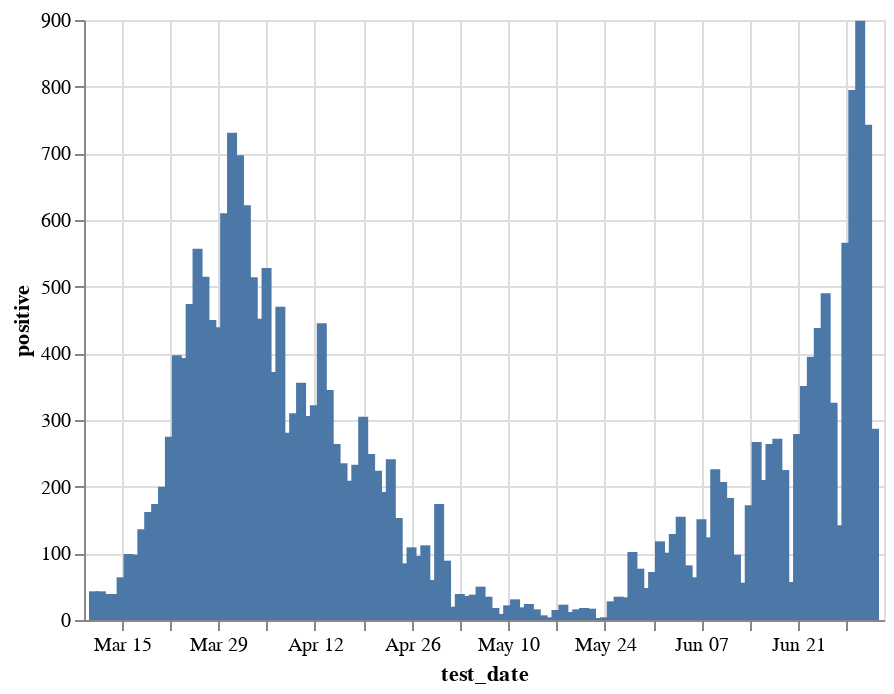

Source (notebook cell):
### Code cell
alt.Chart(pr.reset_index()).mark_bar().encode(
    x='test_date',
    y='positive',
    tooltip=['test_date', 'positive']
).interactive()

### Figure 1 — Vega-Lite specification as saved in the notebook (floating-point values rounded to 4 significant figures)
{"config": {"view": {"continuousWidth": 400, "continuousHeight": 300}}, "data": {"name": "data-35105ae2faa7345f87597afe2aa2b62a"}, "mark": "bar", "encoding": {"tooltip": [{"type": "temporal", "field": "test_date"}, {"type": "quantitative", "field": "positive"}], "x": {"type": "temporal", "field": "test_date"}, "y": {"type": "quantitative", "field": "positive"}}, "selection": {"selector009": {"type": "interval", "bind": "scales", "encodings": ["x", "y"]}}, "$schema": "https://vega.github.io/schema/vega-lite/v4.8.1.json", "datasets": {"data-35105ae2faa7345f87597afe2aa2b62a": [{"test_date": "2020-03-11T00:00:00", "negative": 297, "positive": 43, "positive_rate": 0.1265}, {"test_date": "2020-03-12T00:00:00", "negative": 658, "positive": 43, "positive_rate": 0.06134}, {"test_date": "2020-03-13T00:00:00", "negative": 650, "positive": 39, "positive_rate": 0.0566}, {"test_date": "2020-03-14T00:00:00", "negative": 628, "positive": 39, "positive_rate": 0.05847}, {"test_date": "2020-03-15T00:00:00", "negative": 946, "positive": 64, "positive_rate": 0.06337}, {"test_date": "2020-03-16T00:00:00", "negative": 1298, "positive": 99, "positive_rate": 0.07087}, {"test_date": "2020-03-17T00:00:00", "negative": 1482, "positive": 98, "positive_rate": 0.06203}, {"test_date": "2020-03-18T00:00:00", "negative": 1885, "positive": 136, "positive_rate": 0.06729}, {"test_date": "2020-03-19T00:00:00", "negative": 2166, "positive": 162, "positive_rate": 0.06959}, {"test_date": "2020-03-20T00:00:00", "negative": 1703, "positive": 174, "positive_rate": 0.0927}, {"test_date": "2020-03-21T00:00:00", "negative": 1516, "positive": 200, "positive_rate": 0.1166}, {"test_date": "2020-03-22T00:00:00", "negative": 3328, "positive": 275, "positive_rate": 0.07633}, {"test_date": "2020-03-23T00:00:00", "negative": 3128, "positive": 397, "positive_rate": 0.1126}, {"test_date": "2020-03-24T00:00:00", "negative": 4440, "positive": 393, "positive_rate": 0.08132}, {"test_date": "2020-03-25T00:00:00", "negative": 5044, "positive": 474, "positive_rate": 0.0859}, {"test_date": "2020-03-26T00:00:00", "negative": 5987, "positive": 557, "positive_rate": 0.08512}, {"test_date": "2020-03-27T00:00:00", "negative": 5383, "positive": 515, "positive_rate": 0.08732}, {"test_date": "2020-03-28T00:00:00", "negative": 5059, "positive": 450, "positive_rate": 0.08168}, {"test_date": "2020-03-29T00:00:00", "negative": 5125, "positive": 439, "positive_rate": 0.0789}, {"test_date": "2020-03-30T00:00:00", "negative": 5294, "positive": 610, "positive_rate": 0.1033}, {"test_date": "2020-03-31T00:00:00", "negative": 6440, "positive": 731, "positive_rate": 0.1019}, {"test_date": "2020-04-01T00:00:00", "negative": 8334, "positive": 697, "positive_rate": 0.07718}, {"test_date": "2020-04-02T00:00:00", "negative": 7789, "positive": 622, "positive_rate": 0.07395}, {"test_date": "2020-04-03T00:00:00", "negative": 7828, "positive": 514, "positive_rate": 0.06162}, {"test_date": "2020-04-04T00:00:00", "negative": 5140, "positive": 452, "positive_rate": 0.08083}, {"test_date": "2020-04-05T00:00:00", "negative": 7140, "positive": 528, "positive_rate": 0.06886}, {"test_date": "2020-04-06T00:00:00", "negative": 5380, "positive": 372, "positive_rate": 0.06467}, {"test_date": "2020-04-07T00:00:00", "negative": 5525, "positive": 470, "positive_rate": 0.0784}, {"test_date": "2020-04-08T00:00:00", "negative": 3972, "positive": 281, "positive_rate": 0.06607}, {"test_date": "2020-04-09T00:00:00", "negative": 4571, "positive": 310, "positive_rate": 0.06351}, {"test_date": "2020-04-10T00:00:00", "negative": 5402, "positive": 356, "positive_rate": 0.06183}, {"test_date": "2020-04-11T00:00:00", "negative": 4425, "positive": 306, "positive_rate": 0.06468}, {"test_date": "2020-04-12T00:00:00", "negative": 5884, "positive": 322, "positive_rate": 0.05189}, {"test_date": "2020-04-13T00:00:00", "negative": 7702, "positive": 445, "positive_rate": 0.05462}, {"test_date": "2020-04-14T00:00:00", "negative": 6423, "positive": 345, "positive_rate": 0.05098}, {"test_date": "2020-04-15T00:00:00", "negative": 7090, "positive": 264, "positive_rate": 0.0359}, {"test_date": "2020-04-16T00:00:00", "negative": 9248, "positive": 235, "positive_rate": 0.02478}, {"test_date": "2020-04-17T00:00:00", "negative": 7550, "positive": 209, "positive_rate": 0.02694}, {"test_date": "2020-04-18T00:00:00", "negative": 6262, "positive": 233, "positive_rate": 0.03587}, {"test_date": "2020-04-19T00:00:00", "negative": 10017, "positive": 305, "positive_rate": 0.02955}, {"test_date": "2020-04-20T00:00:00", "negative": 11286, "positive": 249, "positive_rate": 0.02159}, {"test_date": "2020-04-21T00:00:00", "negative": 9319, "positive": 224, "positive_rate": 0.02347}, {"test_date": "2020-04-22T00:00:00", "negative": 9143, "positive": 192, "positive_rate": 0.02057}, {"test_date": "2020-04-23T00:00:00", "negative": 8252, "positive": 241, "positive_rate": 0.02838}, {"test_date": "2020-04-24T00:00:00", "negative": 6647, "positive": 153, "positive_rate": 0.0225}, {"test_date": "2020-04-25T00:00:00", "negative": 4126, "positive": 85, "positive_rate": 0.02019}, {"test_date": "2020-04-26T00:00:00", "negative": 6836, "positive": 109, "positive_rate": 0.01569}, {"test_date": "2020-04-27T00:00:00", "negative": 6950, "positive": 96, "positive_rate": 0.01362}, {"test_date": "2020-04-28T00:00:00", "negative": 5950, "positive": 112, "positive_rate": 0.01848}, {"test_date": "2020-04-29T00:00:00", "negative": 4804, "positive": 60, "positive_rate": 0.01234}, {"test_date": "2020-04-30T00:00:00", "negative": 8657, "positive": 174, "positive_rate": 0.0197}, {"test_date": "2020-05-01T00:00:00", "negative": 7084, "positive": 89, "positive_rate": 0.01241}, {"test_date": "2020-05-02T00:00:00", "negative": 2131, "positive": 20, "positive_rate": 0.009298}, {"test_date": "2020-05-03T00:00:00", "negative": 5932, "positive": 39, "positive_rate": 0.006532}, {"test_date": "2020-05-04T00:00:00", "negative": 5493, "positive": 36, "positive_rate": 0.006511}, {"test_date": "2020-05-05T00:00:00", "negative": 6314, "positive": 38, "positive_rate": 0.005982}, {"test_date": "2020-05-06T00:00:00", "negative": 6437, "positive": 50, "positive_rate": 0.007708}, {"test_date": "2020-05-07T00:00:00", "negative": 7006, "positive": 35, "positive_rate": 0.004971}, {"test_date": "2020-05-08T00:00:00", "negative": 4199, "positive": 18, "positive_rate": 0.004268}, {"test_date": "2020-05-09T00:00:00", "negative": 1057, "positive": 9, "positive_rate": 0.008443}, {"test_date": "2020-05-10T00:00:00", "negative": 4501, "positive": 22, "positive_rate": 0.004864}, {"test_date": "2020-05-11T00:00:00", "negative": 5591, "positive": 31, "positive_rate": 0.005514}, {"test_date": "2020-05-12T00:00:00", "negative": 5250, "positive": 19, "positive_rate": 0.003606}, {"test_date": "2020-05-13T00:00:00", "negative": 5050, "positive": 24, "positive_rate": 0.00473}, {"test_date": "2020-05-14T00:00:00", "negative": 4379, "positive": 16, "positive_rate": 0.003641}, {"test_date": "2020-05-15T00:00:00", "negative": 2183, "positive": 7, "positive_rate": 0.003196}, {"test_date": "2020-05-16T00:00:00", "negative": 559, "positive": 4, "positive_rate": 0.007105}, {"test_date": "2020-05-17T00:00:00", "negative": 3313, "positive": 15, "positive_rate": 0.004507}, {"test_date": "2020-05-18T00:00:00", "negative": 4281, "positive": 23, "positive_rate": 0.005344}, {"test_date": "2020-05-19T00:00:00", "negative": 4104, "positive": 12, "positive_rate": 0.002915}, {"test_date": "2020-05-20T00:00:00", "negative": 3768, "positive": 16, "positive_rate": 0.004228}, {"test_date": "2020-05-21T00:00:00", "negative": 4133, "positive": 18, "positive_rate": 0.004336}, {"test_date": "2020-05-22T00:00:00", "negative": 2654, "positive": 17, "positive_rate": 0.006365}, {"test_date": "2020-05-23T00:00:00", "negative": 358, "positive": 3, "positive_rate": 0.00831}, {"test_date": "2020-05-24T00:00:00", "negative": 2841, "positive": 4, "positive_rate": 0.001406}, {"test_date": "2020-05-25T00:00:00", "negative": 4246, "positive": 28, "positive_rate": 0.006551}, {"test_date": "2020-05-26T00:00:00", "negative": 3659, "positive": 35, "positive_rate": 0.009475}, {"test_date": "2020-05-27T00:00:00", "negative": 4233, "positive": 34, "positive_rate": 0.007968}, {"test_date": "2020-05-28T00:00:00", "negative": 3364, "positive": 102, "positive_rate": 0.02943}, {"test_date": "2020-05-29T00:00:00", "negative": 1089, "positive": 77, "positive_rate": 0.06604}, {"test_date": "2020-05-30T00:00:00", "negative": 1500, "positive": 48, "positive_rate": 0.03101}, {"test_date": "2020-05-31T00:00:00", "negative": 5319, "positive": 72, "positive_rate": 0.01336}, {"test_date": "2020-06-01T00:00:00", "negative": 9163, "positive": 118, "positive_rate": 0.01271}, {"test_date": "2020-06-02T00:00:00", "negative": 12665, "positive": 101, "positive_rate": 0.007912}, {"test_date": "2020-06-03T00:00:00", "negative": 12744, "positive": 129, "positive_rate": 0.01002}, {"test_date": "2020-06-04T00:00:00", "negative": 14156, "positive": 155, "positive_rate": 0.01083}, {"test_date": "2020-06-05T00:00:00", "negative": 9630, "positive": 82, "positive_rate": 0.008443}, {"test_date": "2020-06-06T00:00:00", "negative": 6374, "positive": 64, "positive_rate": 0.009941}, {"test_date": "2020-06-07T00:00:00", "negative": 10620, "positive": 151, "positive_rate": 0.01402}, {"test_date": "2020-06-08T00:00:00", "negative": 11594, "positive": 124, "positive_rate": 0.01058}, {"test_date": "2020-06-09T00:00:00", "negative": 13279, "positive": 226, "positive_rate": 0.01673}, {"test_date": "2020-06-10T00:00:00", "negative": 12885, "positive": 207, "positive_rate": 0.01581}, {"test_date": "2020-06-11T00:00:00", "negative": 12165, "positive": 183, "positive_rate": 0.01482}, {"test_date": "2020-06-12T00:00:00", "negative": 6142, "positive": 98, "positive_rate": 0.01571}, {"test_date": "2020-06-13T00:00:00", "negative": 2086, "positive": 56, "positive_rate": 0.02614}, {"test_date": "2020-06-14T00:00:00", "negative": 9243, "positive": 172, "positive_rate": 0.01827}, {"test_date": "2020-06-15T00:00:00", "negative": 12143, "positive": 267, "positive_rate": 0.02151}, {"test_date": "2020-06-16T00:00:00", "negative": 11165, "positive": 210, "positive_rate": 0.01846}, {"test_date": "2020-06-17T00:00:00", "negative": 10450, "positive": 264, "positive_rate": 0.02464}, {"test_date": "2020-06-18T00:00:00", "negative": 10199, "positive": 272, "positive_rate": 0.02598}, {"test_date": "2020-06-19T00:00:00", "negative": 6969, "positive": 225, "positive_rate": 0.03128}, {"test_date": "2020-06-20T00:00:00", "negative": 2485, "positive": 57, "positive_rate": 0.02242}, {"test_date": "2020-06-21T00:00:00", "negative": 9512, "positive": 279, "positive_rate": 0.0285}, {"test_date": "2020-06-22T00:00:00", "negative": 11827, "positive": 351, "positive_rate": 0.02882}, {"test_date": "2020-06-23T00:00:00", "negative": 13627, "positive": 395, "positive_rate": 0.02817}, {"test_date": "2020-06-24T00:00:00", "negative": 12420, "positive": 438, "positive_rate": 0.03406}, {"test_date": "2020-06-25T00:00:00", "negative": 13469, "positive": 490, "positive_rate": 0.0351}, {"test_date": "2020-06-26T00:00:00", "negative": 8374, "positive": 326, "positive_rate": 0.03747}, {"test_date": "2020-06-27T00:00:00", "negative": 3359, "positive": 142, "positive_rate": 0.04056}, {"test_date": "2020-06-28T00:00:00", "negative": 12103, "positive": 566, "positive_rate": 0.04468}, {"test_date": "2020-06-29T00:00:00", "negative": 15254, "positive": 795, "positive_rate": 0.04954}, {"test_date": "2020-06-30T00:00:00", "negative": 15462, "positive": 899, "positive_rate": 0.05495}, {"test_date": "2020-07-01T00:00:00", "negative": 13054, "positive": 743, "positive_rate": 0.05385}, {"test_date": "2020-07-02T00:00:00", "negative": 5175, "positive": 287, "positive_rate": 0.05254}]}}
